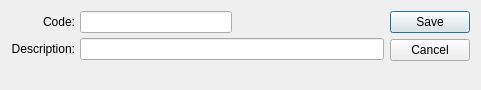
<?xml version="1.0" encoding="UTF-8"?>
<ui version="4.0">
 <comment>This file is part of the xTuple ERP: PostBooks Edition, a free and
open source Enterprise Resource Planning software suite,
Copyright (c) 1999-2019 by OpenMFG LLC, d/b/a xTuple.
It is licensed to you under the Common Public Attribution License
version 1.0, the full text of which (including xTuple-specific Exhibits)
is available at www.xtuple.com/CPAL.  By using this software, you agree
to be bound by its terms.</comment>
 <class>shipVia</class>
 <widget class="QDialog" name="shipVia">
  <property name="geometry">
   <rect>
    <x>0</x>
    <y>0</y>
    <width>481</width>
    <height>90</height>
   </rect>
  </property>
  <property name="windowTitle">
   <string>Ship Via</string>
  </property>
  <layout class="QGridLayout" name="gridLayout">
   <item row="0" column="0">
    <layout class="QVBoxLayout">
     <property name="spacing">
      <number>0</number>
     </property>
     <item>
      <layout class="QHBoxLayout">
       <property name="spacing">
        <number>5</number>
       </property>
       <item>
        <layout class="QVBoxLayout">
         <property name="spacing">
          <number>5</number>
         </property>
         <item>
          <widget class="QLabel" name="_codeLit">
           <property name="text">
            <string>Code:</string>
           </property>
           <property name="alignment">
            <set>Qt::AlignRight|Qt::AlignTrailing|Qt::AlignVCenter</set>
           </property>
          </widget>
         </item>
         <item>
          <widget class="QLabel" name="_descriptionLit">
           <property name="text">
            <string>Description:</string>
           </property>
           <property name="alignment">
            <set>Qt::AlignRight|Qt::AlignTrailing|Qt::AlignVCenter</set>
           </property>
          </widget>
         </item>
        </layout>
       </item>
       <item>
        <layout class="QVBoxLayout">
         <property name="spacing">
          <number>5</number>
         </property>
         <item>
          <layout class="QHBoxLayout">
           <property name="spacing">
            <number>0</number>
           </property>
           <item>
            <widget class="XLineEdit" name="_code"/>
           </item>
           <item>
            <spacer name="Spacer45">
             <property name="orientation">
              <enum>Qt::Horizontal</enum>
             </property>
             <property name="sizeType">
              <enum>QSizePolicy::Expanding</enum>
             </property>
             <property name="sizeHint" stdset="0">
              <size>
               <width>20</width>
               <height>20</height>
              </size>
             </property>
            </spacer>
           </item>
          </layout>
         </item>
         <item>
          <widget class="XLineEdit" name="_description"/>
         </item>
        </layout>
       </item>
      </layout>
     </item>
     <item>
      <spacer name="Spacer47">
       <property name="orientation">
        <enum>Qt::Vertical</enum>
       </property>
       <property name="sizeType">
        <enum>QSizePolicy::Expanding</enum>
       </property>
       <property name="sizeHint" stdset="0">
        <size>
         <width>20</width>
         <height>16</height>
        </size>
       </property>
      </spacer>
     </item>
    </layout>
   </item>
   <item row="0" column="1">
    <widget class="QDialogButtonBox" name="_buttonBox">
     <property name="orientation">
      <enum>Qt::Vertical</enum>
     </property>
     <property name="standardButtons">
      <set>QDialogButtonBox::Cancel|QDialogButtonBox::Save</set>
     </property>
    </widget>
   </item>
  </layout>
 </widget>
 <layoutdefault spacing="6" margin="11"/>
 <customwidgets>
  <customwidget>
   <class>XLineEdit</class>
   <extends>QLineEdit</extends>
   <header>xlineedit.h</header>
   <container>1</container>
  </customwidget>
 </customwidgets>
 <tabstops>
  <tabstop>_code</tabstop>
  <tabstop>_description</tabstop>
 </tabstops>
 <includes>
  <include location="global">parameter.h</include>
 </includes>
 <resources/>
 <connections/>
</ui>
